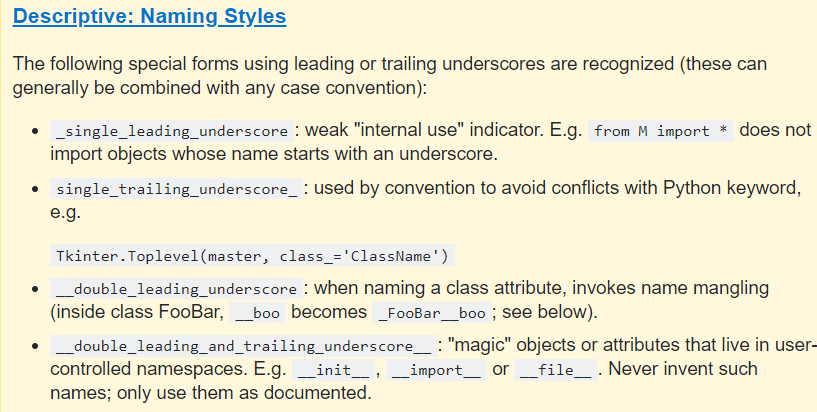
#> input picture namingConvtention.png, 817 x 412 px
$ python resize.py 3 ../../namingConvtention.png out.png
#> lines starting #> are read from the running program, lines starting #| are printed output that depends on the picture
from PIL import Image
from sys import argv

if len(argv) != 4:
    exit("Usage : python resize.py n infile outfile")

n = int(argv[1])
infile = argv[2]
outfile = argv[3]

inimage = Image.open(infile)
#> inimage is the input picture: PIL image 817x412 RGBA; mean R, G, B, A 238.5, 233.8, 211.8, 255
width, height = inimage.size
#> width = 817; height = 412
outimage = inimage.resize((width * n, height * n))
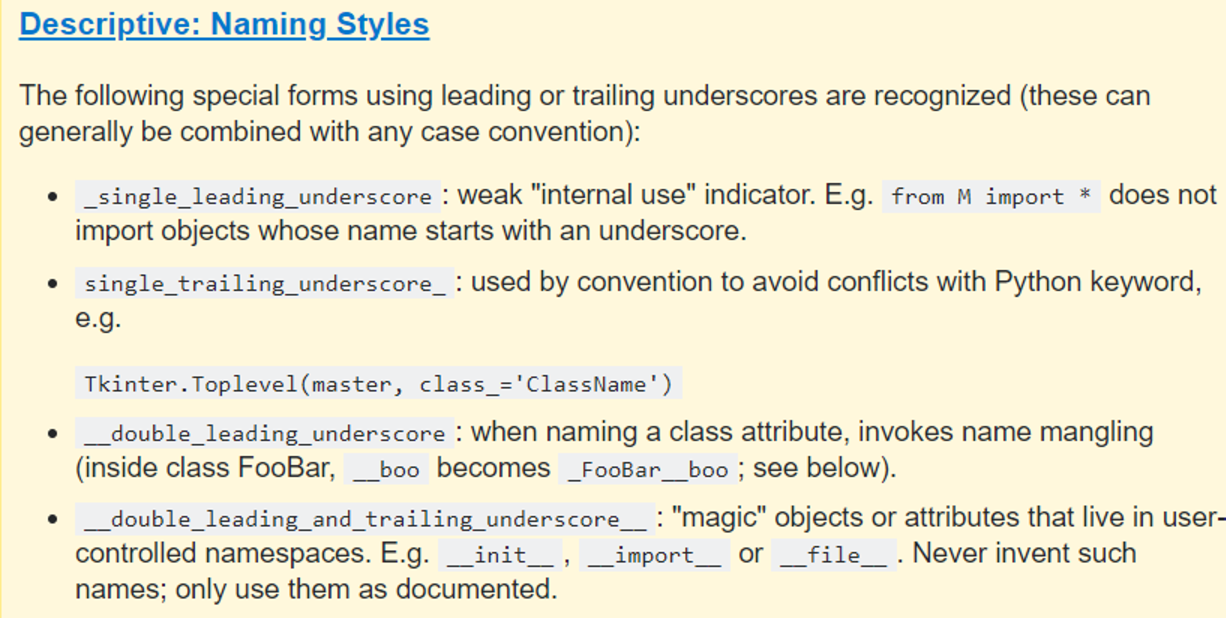
#> outimage: PIL image 2451x1236 RGBA (shown at 1/2 size); mean R, G, B, A 238.2, 233.7, 211.8, 255
outimage.save(outfile)
